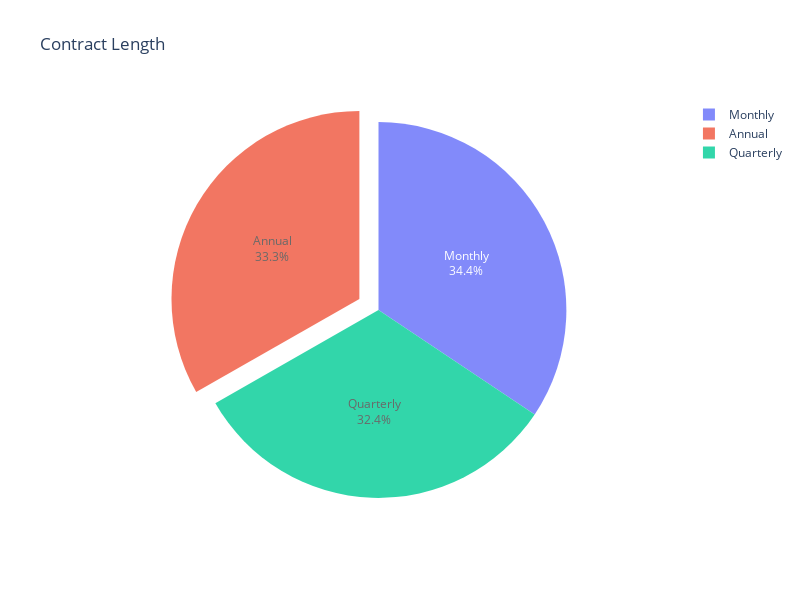

The notebook cell this image was saved under:
### Markdown cell above
## chart

### Code cell
PaymentMethod_name = df['Contract Length'].value_counts().index.to_list()
PaymentMethod_values = df['Contract Length'].value_counts().values.tolist()
# pie_chart(labels=PaymentMethod_name, sizes=PaymentMethod_values, title="Payment Methods")
pie_chart_plotly(labels=PaymentMethod_name, sizes=PaymentMethod_values, title="Contract Length")

### Figure 1 — Plotly figure (JSON) as saved in the notebook; plotly's stock layout.template omitted (floating-point values rounded to 4 significant figures)
{"data": [{"domain": {"x": [0, 1], "y": [0, 1]}, "hole": 0, "hovertemplate": "labels=%{label}<br>sizes=%{value}<extra></extra>", "labels": ["Monthly", "Annual", "Quarterly"], "legendgroup": "", "name": "", "opacity": 0.8, "pull": [0, 0.1178, 0], "showlegend": true, "textinfo": "percent+label", "textposition": "inside", "type": "pie", "values": [22130, 21410, 20834]}], "layout": {"height": 600, "legend": {"tracegroupgap": 0}, "title": {"text": "Contract Length"}, "width": 800}}
